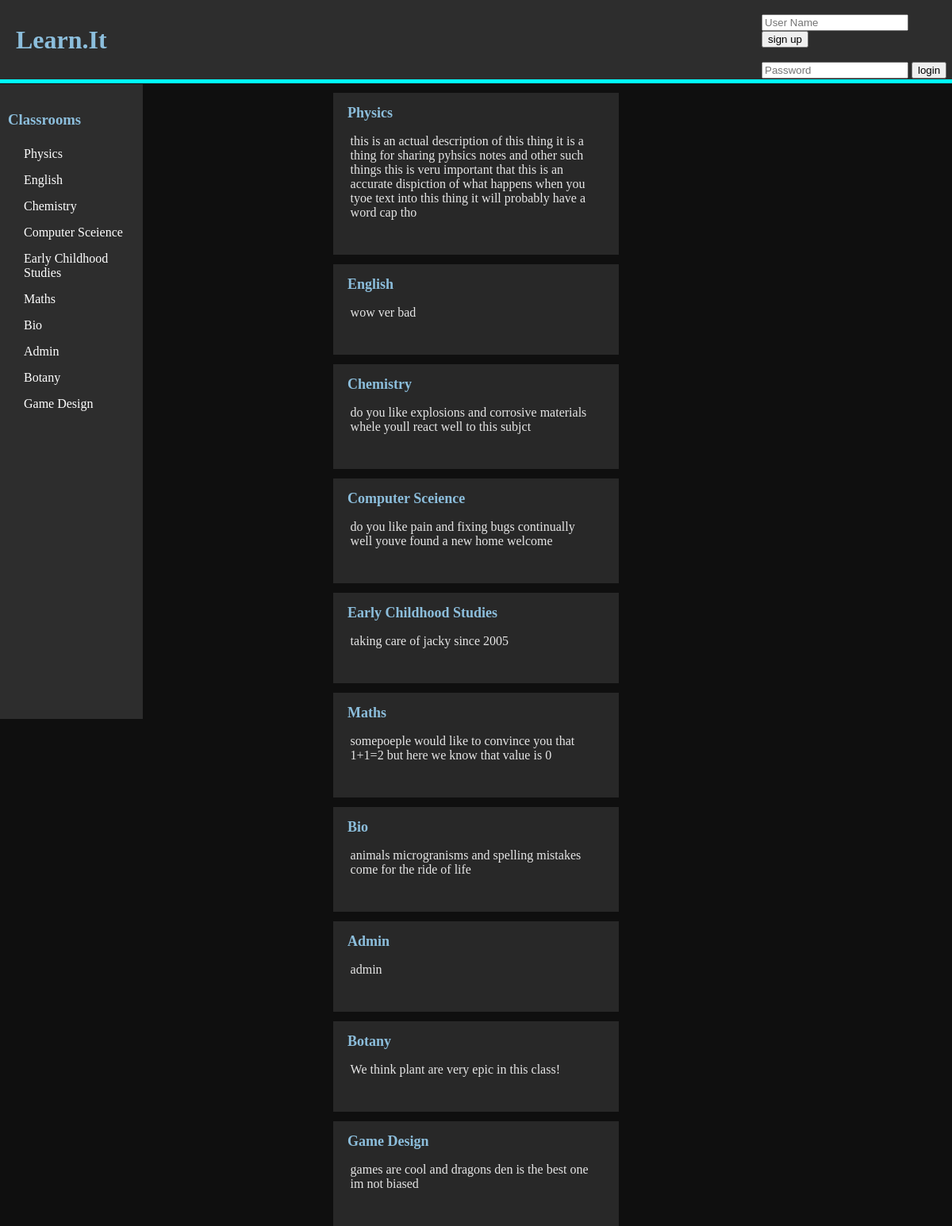
The page /c on the database its author committed.
### tables this page shows
CREATE TABLE classroom (id INTEGER PRIMARY KEY, name STRING (25), description TEXT (100), ProPic TEXT);

### main.py (the view, shortened to what this page needs)
@app.route("/c")
def view_classess():
    name = ''
    my_classess = ""
    id = 0
    if session.get("_User") is None:
        classes = do_query("""SELECT name, id from classroom""", (), None)
    posts = do_query("SELECT * from classroom", (), None)
    return render_template("ClassMenu.html", title="Classes", stuff=posts,
                           classrooms=classes, uid=id, user_name=name, myclassrooms=my_classess)

### main.py (called while the page is built)
def do_query(query, data, fetch):
    conn = sqlite3.connect("learnit.db")
    cur = conn.cursor()
    cur.execute(query, data)
    if fetch is None:
        result = cur.fetchall()
    else:
        result = cur.fetchone()
    conn.close()
    return result

### templates/ClassMenu.html (shortened to what this page needs)
<!DOCTYPE html>
<html lang="en" dir="ltr">
  <head>
  </head>
  <body>
    {%include 'header.html'%}
    {%include 'sidebar.html'%}
    {%for i in stuff%}
    <div class="post">
      <a href="/c/{{i[0]}}"><h1 class="post-title" >{{i[1]}}</h1></a>
      <p class="post-text">{{i[2]}}</p>
      <br>
    </div>
    {%endfor%}
  </body>
</html>

### templates/header.html (shortened to what this page needs)
<!DOCTYPE html>
<html lang="en" dir="ltr">
<link rel="stylesheet" href="../static/css/style.css">
  <head>
  </head>
  <body>
    <div class="header">
        <h1 class="title"><a href="/" class="Title-link">Learn.it</a>
        </h1>
        {%if login != "1"%}
        <div class="login-box">
          {%if uid == 0%}
          <br>
          <form class="" action="/login" method="post">
            <input class="login-input" type="text" name="UserName" placeholder="User Name">
            <button type="button" name="button"><a href="sign-up">sign up</a> </button>
            <br><br>
            <input class="login-input" type="password" name="Password" placeholder="Password">
            <input type="submit" name="" value="login">
          </form>
          {%else%}
          <form class="logout" action="/logout" method="post">
            <input type="submit" name="" value="logout">
          </form>
              <p class="loggedin-name">{{user_name[0]}}</p>
          {%endif%}
        </div>
        {%endif%}
    </div>
  </body>
</html>

### templates/sidebar.html (shortened to what this page needs)
<!DOCTYPE html>
<html lang="en" dir="ltr">
<link rel="stylesheet" href="../static/css/style.css">
  <head>
  </head>
  <body>
    <div class="sidebar">
      <a href="/c" class="sidebar-Title"><h3 class="sidebar-Title">Classrooms</h3></a>
      {%for i in classrooms%}
        <a href="/c/{{i[1]}}" class="sidebar-Text">{{i[0]}}</a>
      {%endfor%}
    </div>
  </body>
</html>

### static/css/style.css (style rules this page uses)
div.header { width: 100%; background-color: rgb(45,45,45); height: 100px; padding: 0; color: rgb(140,190,220); border-bottom: solid 5px cyan; margin-bottom: 1px; position: relative; }
body { margin: 0; background-color: rgb(15,15,15) }
a { text-decoration: none; }
.title { margin-top: 0px; margin-left: 20px; text-transform: capitalize; line-height: 100px; text-decoration: none; color:rgb(140,190,220); margin-bottom: 0; float:left; }
.Title-link { text-decoration: none; height:100%; color:rgb(140,190,220); }
.sidebar { height: 100vh; width: 15vw; background-color: rgb(45,45,45); color:rgb(140,190,220); float: left; top: 0px; position:sticky; }
.sidebar-Title { margin-top: 0px; margin-left: 10px; line-height: 30px; color: rgb(140,190,220); text-decoration: none; }
.sidebar-Text { margin-left: 30px; color: white; text-transform: capitalize; display: block; margin-bottom: 15px; }
div.post { margin-left: auto; margin-right: auto; width: 30vw; background-color: rgb(40,40,40); padding-bottom: 10px; }
.post-title { font-size: large; color: rgb(140,190,220); text-transform: capitalize; margin-left: 5%; margin-right: 5%; margin-bottom: 2px; padding-bottom: 0px; padding-top: 15px; text-decoration: none; }
.post-text { width: 85%; margin-left: 1%; padding-left: 5%; padding-right: 5%; color: rgb(230,230,230); overflow:hidden; background-color: rgb(40,40,40); resize: none; border: None; overflow-y: auto; }
.login-box { position: absolute; display: inline-block; height: 100%; width: 20%; right: 0; float: right; }
.login-input { marign-left:10px; background color: rgba(200, 200, 200, 0.25); }
a { color: inherit; text-decoration: none; }

### rows shown on the page
classroom: name "Physics", description "this is an actual description of this thing it is a thing for sharing pyhsics notes and other such things this is veru important that this is an accurate dispiction of what happens when you tyoe text into this thing it will probably have a word cap tho"
classroom: name "English", description "wow ver bad"
classroom: name "Chemistry", description "do you like explosions and corrosive materials whele youll react well to this subjct"
classroom: name "Computer Sceience", description "do you like pain and fixing bugs continually well youve found a new home welcome"
classroom: name "Early Childhood Studies", description "taking care of jacky since 2005"
classroom: name "Maths", description "somepoeple would like to convince you that 1+1=2 but here we know that value is 0"
classroom: name "Bio", description "animals microgranisms and spelling mistakes come for the ride of life"
classroom: name "Admin", description "admin"
classroom: name "Botany", description "We think plant are very epic in this class!"
classroom: name "Game Design", description "games are cool and dragons den is the best one im not biased"
